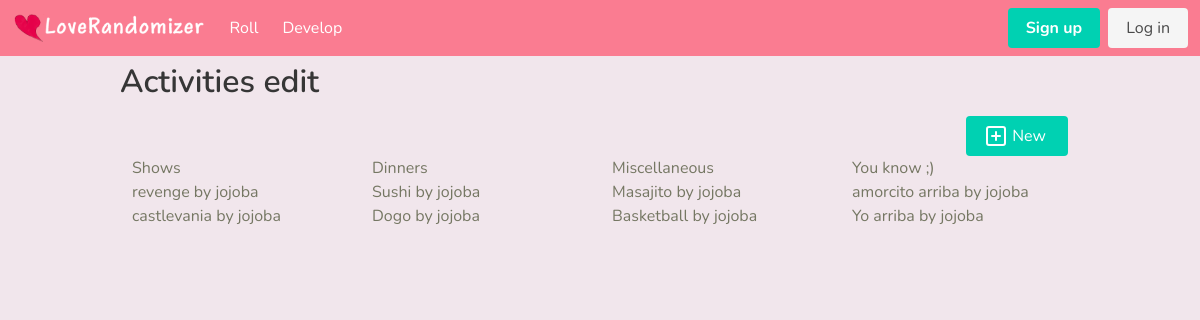
The page /blog/ on the database as committed earlier.
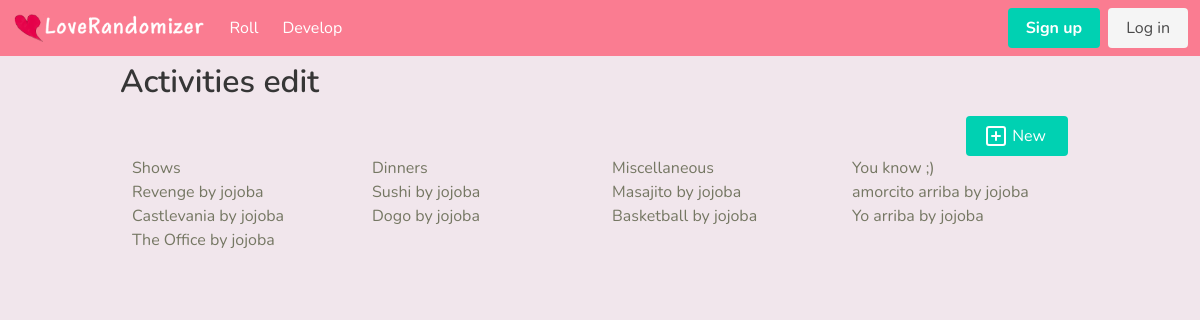
The same page on the database as committed later.
### tables this page shows
CREATE TABLE activities (
  id INTEGER PRIMARY KEY AUTOINCREMENT,
  author_id INTEGER NOT NULL,
  name TEXT  NOT NULL,
  description TEXT,
  category TEXT NOT NULL,
  FOREIGN KEY (author_id) REFERENCES user (id)
);

CREATE TABLE user (
  id INTEGER PRIMARY KEY AUTOINCREMENT,
  username TEXT UNIQUE NOT NULL,
  password TEXT NOT NULL
);

### flaskr/blog.py (the view)
@bp.route('/')
def index():
    db = get_db()
    shows = db.execute(
        '''
        SELECT activities.id, name, category, username, author_id
        FROM activities JOIN user ON activities.author_id = user.id
        WHERE category = 'shows';
        '''
    ).fetchall()
    dinners = db.execute(
        '''
        SELECT activities.id, name, category, username, author_id
        FROM activities JOIN user ON activities.author_id = user.id
        WHERE category = 'dinners';
        '''
    ).fetchall()
    miscs = db.execute(
        '''
        SELECT activities.id, name, category, username, author_id
        FROM activities JOIN user ON activities.author_id = user.id
        WHERE category = 'misc';
        '''
    ).fetchall()
    sexys = db.execute(
        '''
        SELECT activities.id, name, category, username, author_id
        FROM activities JOIN user ON activities.author_id = user.id
        WHERE category = 'sexy';
        '''
    ).fetchall()
    showstemp = {'hdr': 'Shows', 'list' : shows}
    dinnerstemp = {'hdr': 'Dinners', 'list' : dinners}
    miscstemp = {'hdr': 'Miscellaneous', 'list' : miscs}
    sexystemp = {'hdr': 'You know ;)', 'list' : sexys}
    columns = [showstemp, dinnerstemp, miscstemp, sexystemp]
    return render_template('blog/index.html', columns=columns)

### flaskr/auth.py (called while the page is built)
@bp.before_app_request
def load_logged_in_user():
    user_id = session.get('user_id')
    if user_id is None:
        g.user = None
    else:
        g.user = get_db().execute(
            'SELECT * FROM user WHERE id = ?', (user_id,)
        ).fetchone()

### flaskr/db.py (called while the page is built)
def get_db():
    if 'db' not in g:
        g.db = sqlite3.connect(
            current_app.config['DATABASE'],
            detect_types=sqlite3.PARSE_DECLTYPES
        )
        g.db.row_factory = sqlite3.Row
    return g.db

### flaskr/templates/blog/index.html (shortened to what this page needs)
{% extends 'base.html' %} {% block header %}
<h1 class="container title mt-2">
  {% block title %}Activities edit{% endblock %}
</h1>
{% if g.user %} {% endif %} {% endblock %} {% block content %}
<section>
  <div class="is-flex is-flex-direction-row is-justify-content-end">
    <a class="button is-primary" href="{{ url_for('blog.create') }}">
      <i data-lucide="plus-square" class="icons"></i>
      <span class="mx-1">New</span>
    </a>
  </div>
  <div class="columns">
    {% for column in columns %}
    <div class="column">
      <h3>{{column['hdr']}}</h3>
      <ul>
        {% for act in column['list'] %}
        <li>
          {{ act['name'] }} by {{act['username']}}
        </li>
        {% endfor %}
      </ul>
    </div>
    {% endfor %}
  </div>
</section>
{% endblock %}

Rows that differ between the two databases and show on the page:
changed activities: name "revenge" → "Revenge"
changed activities: name "castlevania" → "Castlevania"
added activities: name "The Office", username "jojoba", shown under "Shows"
